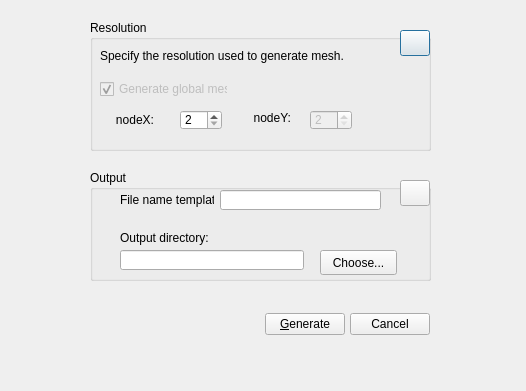
<ui version="4.0" >
 <class>MeshDialog</class>
 <widget class="QDialog" name="MeshDialog" >
  <property name="windowModality" >
   <enum>Qt::NonModal</enum>
  </property>
  <property name="enabled" >
   <bool>true</bool>
  </property>
  <property name="geometry" >
   <rect>
    <x>0</x>
    <y>0</y>
    <width>526</width>
    <height>391</height>
   </rect>
  </property>
  <property name="windowTitle" >
   <string>Generate Mesh Caps</string>
  </property>
  <property name="windowIcon" >
   <iconset resource="../qt-resources/qt_widgets.qrc" >:/gnome_run_22.png</iconset>
  </property>
  <widget class="QGroupBox" name="groupBox" >
   <property name="geometry" >
    <rect>
     <x>90</x>
     <y>20</y>
     <width>341</width>
     <height>131</height>
    </rect>
   </property>
   <property name="title" >
    <string>Resolution</string>
   </property>
   <widget class="QLabel" name="label_x" >
    <property name="geometry" >
     <rect>
      <x>23</x>
      <y>90</y>
      <width>41</width>
      <height>20</height>
     </rect>
    </property>
    <property name="sizePolicy" >
     <sizepolicy vsizetype="Maximum" hsizetype="Maximum" >
      <horstretch>0</horstretch>
      <verstretch>0</verstretch>
     </sizepolicy>
    </property>
    <property name="text" >
     <string>nodeX:</string>
    </property>
    <property name="alignment" >
     <set>Qt::AlignRight|Qt::AlignTrailing|Qt::AlignVCenter</set>
    </property>
   </widget>
   <widget class="QSpinBox" name="node_Y" >
    <property name="enabled" >
     <bool>false</bool>
    </property>
    <property name="geometry" >
     <rect>
      <x>220</x>
      <y>90</y>
      <width>42</width>
      <height>20</height>
     </rect>
    </property>
    <property name="sizePolicy" >
     <sizepolicy vsizetype="Maximum" hsizetype="Maximum" >
      <horstretch>0</horstretch>
      <verstretch>0</verstretch>
     </sizepolicy>
    </property>
    <property name="minimum" >
     <number>2</number>
    </property>
    <property name="maximum" >
     <number>129</number>
    </property>
   </widget>
   <widget class="QLabel" name="label_y" >
    <property name="geometry" >
     <rect>
      <x>160</x>
      <y>90</y>
      <width>41</width>
      <height>16</height>
     </rect>
    </property>
    <property name="sizePolicy" >
     <sizepolicy vsizetype="Maximum" hsizetype="Maximum" >
      <horstretch>0</horstretch>
      <verstretch>0</verstretch>
     </sizepolicy>
    </property>
    <property name="text" >
     <string>nodeY:</string>
    </property>
    <property name="textFormat" >
     <enum>Qt::AutoText</enum>
    </property>
    <property name="alignment" >
     <set>Qt::AlignRight|Qt::AlignTrailing|Qt::AlignVCenter</set>
    </property>
   </widget>
   <widget class="QSpinBox" name="node_X" >
    <property name="geometry" >
     <rect>
      <x>90</x>
      <y>90</y>
      <width>42</width>
      <height>20</height>
     </rect>
    </property>
    <property name="sizePolicy" >
     <sizepolicy vsizetype="Maximum" hsizetype="Maximum" >
      <horstretch>0</horstretch>
      <verstretch>0</verstretch>
     </sizepolicy>
    </property>
    <property name="minimum" >
     <number>2</number>
    </property>
    <property name="maximum" >
     <number>129</number>
    </property>
   </widget>
   <widget class="QCheckBox" name="checkBox" >
    <property name="enabled" >
     <bool>false</bool>
    </property>
    <property name="geometry" >
     <rect>
      <x>10</x>
      <y>60</y>
      <width>128</width>
      <height>18</height>
     </rect>
    </property>
    <property name="text" >
     <string>Generate global mesh</string>
    </property>
    <property name="checked" >
     <bool>true</bool>
    </property>
   </widget>
   <widget class="QLabel" name="label" >
    <property name="geometry" >
     <rect>
      <x>10</x>
      <y>20</y>
      <width>526</width>
      <height>31</height>
     </rect>
    </property>
    <property name="sizePolicy" >
     <sizepolicy vsizetype="Expanding" hsizetype="Expanding" >
      <horstretch>0</horstretch>
      <verstretch>0</verstretch>
     </sizepolicy>
    </property>
    <property name="text" >
     <string>Specify the resolution used to generate mesh. </string>
    </property>
   </widget>
   <widget class="QPushButton" name="pushButton_info_resolution" >
    <property name="geometry" >
     <rect>
      <x>310</x>
      <y>10</y>
      <width>30</width>
      <height>26</height>
     </rect>
    </property>
    <property name="sizePolicy" >
     <sizepolicy vsizetype="Maximum" hsizetype="Maximum" >
      <horstretch>0</horstretch>
      <verstretch>0</verstretch>
     </sizepolicy>
    </property>
    <property name="toolTip" >
     <string>More information</string>
    </property>
    <property name="text" >
     <string/>
    </property>
    <property name="icon" >
     <iconset resource="../qt-resources/qt_widgets.qrc" >:/human_gtk_about_16.png</iconset>
    </property>
    <property name="autoDefault" >
     <bool>true</bool>
    </property>
   </widget>
  </widget>
  <widget class="QGroupBox" name="groupBox_3" >
   <property name="geometry" >
    <rect>
     <x>90</x>
     <y>170</y>
     <width>341</width>
     <height>111</height>
    </rect>
   </property>
   <property name="title" >
    <string>Output</string>
   </property>
   <widget class="QLineEdit" name="lineEdit_file_template" >
    <property name="geometry" >
     <rect>
      <x>130</x>
      <y>20</y>
      <width>161</width>
      <height>20</height>
     </rect>
    </property>
   </widget>
   <widget class="QLabel" name="label_3" >
    <property name="geometry" >
     <rect>
      <x>30</x>
      <y>20</y>
      <width>94</width>
      <height>20</height>
     </rect>
    </property>
    <property name="text" >
     <string>File name template:</string>
    </property>
   </widget>
   <widget class="QLabel" name="label_4" >
    <property name="geometry" >
     <rect>
      <x>30</x>
      <y>60</y>
      <width>91</width>
      <height>16</height>
     </rect>
    </property>
    <property name="text" >
     <string>Output directory:</string>
    </property>
   </widget>
   <widget class="QLineEdit" name="lineEdit_path" >
    <property name="geometry" >
     <rect>
      <x>30</x>
      <y>80</y>
      <width>184</width>
      <height>20</height>
     </rect>
    </property>
   </widget>
   <widget class="QPushButton" name="button_path" >
    <property name="geometry" >
     <rect>
      <x>230</x>
      <y>80</y>
      <width>77</width>
      <height>25</height>
     </rect>
    </property>
    <property name="sizePolicy" >
     <sizepolicy vsizetype="Fixed" hsizetype="Fixed" >
      <horstretch>0</horstretch>
      <verstretch>0</verstretch>
     </sizepolicy>
    </property>
    <property name="text" >
     <string>Choose...</string>
    </property>
   </widget>
   <widget class="QPushButton" name="pushButton_info_output" >
    <property name="geometry" >
     <rect>
      <x>310</x>
      <y>10</y>
      <width>30</width>
      <height>26</height>
     </rect>
    </property>
    <property name="sizePolicy" >
     <sizepolicy vsizetype="Maximum" hsizetype="Maximum" >
      <horstretch>0</horstretch>
      <verstretch>0</verstretch>
     </sizepolicy>
    </property>
    <property name="toolTip" >
     <string>More information</string>
    </property>
    <property name="text" >
     <string/>
    </property>
    <property name="icon" >
     <iconset resource="../qt-resources/qt_widgets.qrc" >:/human_gtk_about_16.png</iconset>
    </property>
   </widget>
  </widget>
  <widget class="QWidget" name="layoutWidget" >
   <property name="geometry" >
    <rect>
     <x>260</x>
     <y>310</y>
     <width>176</width>
     <height>28</height>
    </rect>
   </property>
   <layout class="QGridLayout" >
    <property name="horizontalSpacing" >
     <number>0</number>
    </property>
    <property name="verticalSpacing" >
     <number>0</number>
    </property>
    <item row="0" column="0" >
     <widget class="QPushButton" name="button_gen" >
      <property name="sizePolicy" >
       <sizepolicy vsizetype="Maximum" hsizetype="Maximum" >
        <horstretch>0</horstretch>
        <verstretch>0</verstretch>
       </sizepolicy>
      </property>
      <property name="layoutDirection" >
       <enum>Qt::LeftToRight</enum>
      </property>
      <property name="text" >
       <string>&amp;Generate</string>
      </property>
      <property name="icon" >
       <iconset/>
      </property>
     </widget>
    </item>
    <item row="0" column="2" >
     <widget class="QPushButton" name="button_cancel" >
      <property name="sizePolicy" >
       <sizepolicy vsizetype="Maximum" hsizetype="Maximum" >
        <horstretch>0</horstretch>
        <verstretch>0</verstretch>
       </sizepolicy>
      </property>
      <property name="text" >
       <string>Cancel</string>
      </property>
     </widget>
    </item>
   </layout>
  </widget>
 </widget>
 <resources>
  <include location="../qt-resources/qt_widgets.qrc" />
 </resources>
 <connections>
  <connection>
   <sender>button_cancel</sender>
   <signal>clicked()</signal>
   <receiver>MeshDialog</receiver>
   <slot>reject()</slot>
   <hints>
    <hint type="sourcelabel" >
     <x>20</x>
     <y>20</y>
    </hint>
    <hint type="destinationlabel" >
     <x>20</x>
     <y>20</y>
    </hint>
   </hints>
  </connection>
 </connections>
</ui>
